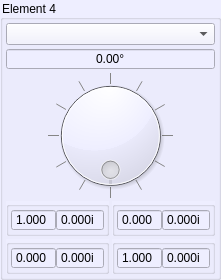
     <widget class="QGroupBox" name="groupBox_Element_E4">
      <property name="sizePolicy">
       <sizepolicy hsizetype="Preferred" vsizetype="Preferred">
        <horstretch>2</horstretch>
        <verstretch>0</verstretch>
       </sizepolicy>
      </property>
      <property name="minimumSize">
       <size>
        <width>161</width>
        <height>280</height>
       </size>
      </property>
      <property name="maximumSize">
       <size>
        <width>16777215</width>
        <height>280</height>
       </size>
      </property>
      <property name="styleSheet">
       <string notr="true">background-color: #eeeeff</string>
      </property>
      <property name="title">
       <string>Element 4</string>
      </property>
      <layout class="QGridLayout" name="gridLayout_81">
       <property name="leftMargin">
        <number>3</number>
       </property>
       <property name="topMargin">
        <number>3</number>
       </property>
       <property name="rightMargin">
        <number>3</number>
       </property>
       <property name="bottomMargin">
        <number>3</number>
       </property>
       <property name="spacing">
        <number>3</number>
       </property>
       <item row="3" column="0">
        <widget class="QGroupBox" name="groupBox_M11_E4">
         <property name="sizePolicy">
          <sizepolicy hsizetype="Preferred" vsizetype="Maximum">
           <horstretch>0</horstretch>
           <verstretch>0</verstretch>
          </sizepolicy>
         </property>
         <property name="title">
          <string/>
         </property>
         <layout class="QGridLayout" name="gridLayout_82">
          <property name="leftMargin">
           <number>2</number>
          </property>
          <property name="topMargin">
           <number>2</number>
          </property>
          <property name="rightMargin">
           <number>2</number>
          </property>
          <property name="bottomMargin">
           <number>2</number>
          </property>
          <property name="horizontalSpacing">
           <number>0</number>
          </property>
          <property name="verticalSpacing">
           <number>2</number>
          </property>
          <item row="0" column="0">
           <widget class="QDoubleSpinBox" name="doubleSpinBox_M11_R_E4">
            <property name="enabled">
             <bool>true</bool>
            </property>
            <property name="readOnly">
             <bool>true</bool>
            </property>
            <property name="buttonSymbols">
             <enum>QAbstractSpinBox::NoButtons</enum>
            </property>
            <property name="decimals">
             <number>3</number>
            </property>
            <property name="minimum">
             <double>-1.000000000000000</double>
            </property>
            <property name="maximum">
             <double>1.000000000000000</double>
            </property>
            <property name="singleStep">
             <double>0.050000000000000</double>
            </property>
            <property name="value">
             <double>1.000000000000000</double>
            </property>
           </widget>
          </item>
          <item row="0" column="1">
           <widget class="QDoubleSpinBox" name="doubleSpinBox_M11_I_E4">
            <property name="enabled">
             <bool>true</bool>
            </property>
            <property name="readOnly">
             <bool>true</bool>
            </property>
            <property name="buttonSymbols">
             <enum>QAbstractSpinBox::NoButtons</enum>
            </property>
            <property name="suffix">
             <string>i</string>
            </property>
            <property name="decimals">
             <number>3</number>
            </property>
            <property name="minimum">
             <double>-1.000000000000000</double>
            </property>
            <property name="maximum">
             <double>1.000000000000000</double>
            </property>
            <property name="singleStep">
             <double>0.050000000000000</double>
            </property>
           </widget>
          </item>
         </layout>
        </widget>
       </item>
       <item row="3" column="1">
        <widget class="QGroupBox" name="groupBox_M12_E4">
         <property name="sizePolicy">
          <sizepolicy hsizetype="Preferred" vsizetype="Maximum">
           <horstretch>0</horstretch>
           <verstretch>0</verstretch>
          </sizepolicy>
         </property>
         <property name="title">
          <string/>
         </property>
         <layout class="QGridLayout" name="gridLayout_83">
          <property name="leftMargin">
           <number>2</number>
          </property>
          <property name="topMargin">
           <number>2</number>
          </property>
          <property name="rightMargin">
           <number>2</number>
          </property>
          <property name="bottomMargin">
           <number>2</number>
          </property>
          <property name="horizontalSpacing">
           <number>0</number>
          </property>
          <property name="verticalSpacing">
           <number>2</number>
          </property>
          <item row="0" column="0">
           <widget class="QDoubleSpinBox" name="doubleSpinBox_M12_R_E4">
            <property name="enabled">
             <bool>true</bool>
            </property>
            <property name="readOnly">
             <bool>true</bool>
            </property>
            <property name="buttonSymbols">
             <enum>QAbstractSpinBox::NoButtons</enum>
            </property>
            <property name="decimals">
             <number>3</number>
            </property>
            <property name="minimum">
             <double>-1.000000000000000</double>
            </property>
            <property name="maximum">
             <double>1.000000000000000</double>
            </property>
            <property name="singleStep">
             <double>0.050000000000000</double>
            </property>
           </widget>
          </item>
          <item row="0" column="1">
           <widget class="QDoubleSpinBox" name="doubleSpinBox_M12_I_E4">
            <property name="enabled">
             <bool>true</bool>
            </property>
            <property name="readOnly">
             <bool>true</bool>
            </property>
            <property name="buttonSymbols">
             <enum>QAbstractSpinBox::NoButtons</enum>
            </property>
            <property name="suffix">
             <string>i</string>
            </property>
            <property name="decimals">
             <number>3</number>
            </property>
            <property name="minimum">
             <double>-1.000000000000000</double>
            </property>
            <property name="maximum">
             <double>1.000000000000000</double>
            </property>
            <property name="singleStep">
             <double>0.050000000000000</double>
            </property>
           </widget>
          </item>
         </layout>
        </widget>
       </item>
       <item row="4" column="0">
        <widget class="QGroupBox" name="groupBox_M21_E4">
         <property name="sizePolicy">
          <sizepolicy hsizetype="Preferred" vsizetype="Maximum">
           <horstretch>0</horstretch>
           <verstretch>0</verstretch>
          </sizepolicy>
         </property>
         <property name="title">
          <string/>
         </property>
         <layout class="QGridLayout" name="gridLayout_84">
          <property name="leftMargin">
           <number>2</number>
          </property>
          <property name="topMargin">
           <number>2</number>
          </property>
          <property name="rightMargin">
           <number>2</number>
          </property>
          <property name="bottomMargin">
           <number>2</number>
          </property>
          <property name="horizontalSpacing">
           <number>0</number>
          </property>
          <property name="verticalSpacing">
           <number>2</number>
          </property>
          <item row="0" column="0">
           <widget class="QDoubleSpinBox" name="doubleSpinBox_M21_R_E4">
            <property name="enabled">
             <bool>true</bool>
            </property>
            <property name="readOnly">
             <bool>true</bool>
            </property>
            <property name="buttonSymbols">
             <enum>QAbstractSpinBox::NoButtons</enum>
            </property>
            <property name="decimals">
             <number>3</number>
            </property>
            <property name="minimum">
             <double>-1.000000000000000</double>
            </property>
            <property name="maximum">
             <double>1.000000000000000</double>
            </property>
            <property name="singleStep">
             <double>0.050000000000000</double>
            </property>
           </widget>
          </item>
          <item row="0" column="1">
           <widget class="QDoubleSpinBox" name="doubleSpinBox_M21_I_E4">
            <property name="enabled">
             <bool>true</bool>
            </property>
            <property name="readOnly">
             <bool>true</bool>
            </property>
            <property name="buttonSymbols">
             <enum>QAbstractSpinBox::NoButtons</enum>
            </property>
            <property name="suffix">
             <string>i</string>
            </property>
            <property name="decimals">
             <number>3</number>
            </property>
            <property name="minimum">
             <double>-1.000000000000000</double>
            </property>
            <property name="maximum">
             <double>1.000000000000000</double>
            </property>
            <property name="singleStep">
             <double>0.050000000000000</double>
            </property>
           </widget>
          </item>
         </layout>
        </widget>
       </item>
       <item row="4" column="1">
        <widget class="QGroupBox" name="groupBox_M22_E4">
         <property name="sizePolicy">
          <sizepolicy hsizetype="Preferred" vsizetype="Maximum">
           <horstretch>0</horstretch>
           <verstretch>0</verstretch>
          </sizepolicy>
         </property>
         <property name="title">
          <string/>
         </property>
         <layout class="QGridLayout" name="gridLayout_85">
          <property name="leftMargin">
           <number>2</number>
          </property>
          <property name="topMargin">
           <number>2</number>
          </property>
          <property name="rightMargin">
           <number>2</number>
          </property>
          <property name="bottomMargin">
           <number>2</number>
          </property>
          <property name="horizontalSpacing">
           <number>0</number>
          </property>
          <property name="verticalSpacing">
           <number>2</number>
          </property>
          <item row="0" column="0">
           <widget class="QDoubleSpinBox" name="doubleSpinBox_M22_R_E4">
            <property name="enabled">
             <bool>true</bool>
            </property>
            <property name="readOnly">
             <bool>true</bool>
            </property>
            <property name="buttonSymbols">
             <enum>QAbstractSpinBox::NoButtons</enum>
            </property>
            <property name="decimals">
             <number>3</number>
            </property>
            <property name="minimum">
             <double>-1.000000000000000</double>
            </property>
            <property name="maximum">
             <double>1.000000000000000</double>
            </property>
            <property name="singleStep">
             <double>0.050000000000000</double>
            </property>
            <property name="value">
             <double>1.000000000000000</double>
            </property>
           </widget>
          </item>
          <item row="0" column="1">
           <widget class="QDoubleSpinBox" name="doubleSpinBox_M22_I_E4">
            <property name="enabled">
             <bool>true</bool>
            </property>
            <property name="readOnly">
             <bool>true</bool>
            </property>
            <property name="buttonSymbols">
             <enum>QAbstractSpinBox::NoButtons</enum>
            </property>
            <property name="suffix">
             <string>i</string>
            </property>
            <property name="decimals">
             <number>3</number>
            </property>
            <property name="minimum">
             <double>-1.000000000000000</double>
            </property>
            <property name="maximum">
             <double>1.000000000000000</double>
            </property>
            <property name="singleStep">
             <double>0.050000000000000</double>
            </property>
           </widget>
          </item>
         </layout>
        </widget>
       </item>
       <item row="2" column="0" colspan="2">
        <widget class="QDial" name="dial_Angle_E4">
         <property name="maximum">
          <number>1440</number>
         </property>
         <property name="orientation">
          <enum>Qt::Horizontal</enum>
         </property>
         <property name="invertedAppearance">
          <bool>false</bool>
         </property>
         <property name="invertedControls">
          <bool>false</bool>
         </property>
         <property name="wrapping">
          <bool>true</bool>
         </property>
         <property name="notchTarget">
          <double>90.000000000000000</double>
         </property>
         <property name="notchesVisible">
          <bool>true</bool>
         </property>
        </widget>
       </item>
       <item row="0" column="0" colspan="2">
        <widget class="QComboBox" name="comboBox_Type_E4"/>
       </item>
       <item row="1" column="0" colspan="2">
        <widget class="QDoubleSpinBox" name="doubleSpinBox_Angle_E4">
         <property name="alignment">
          <set>Qt::AlignCenter</set>
         </property>
         <property name="buttonSymbols">
          <enum>QAbstractSpinBox::NoButtons</enum>
         </property>
         <property name="prefix">
          <string/>
         </property>
         <property name="suffix">
          <string>°</string>
         </property>
         <property name="decimals">
          <number>2</number>
         </property>
         <property name="maximum">
          <double>360.000000000000000</double>
         </property>
         <property name="singleStep">
          <double>11.250000000000000</double>
         </property>
        </widget>
       </item>
      </layout>
     </widget>
